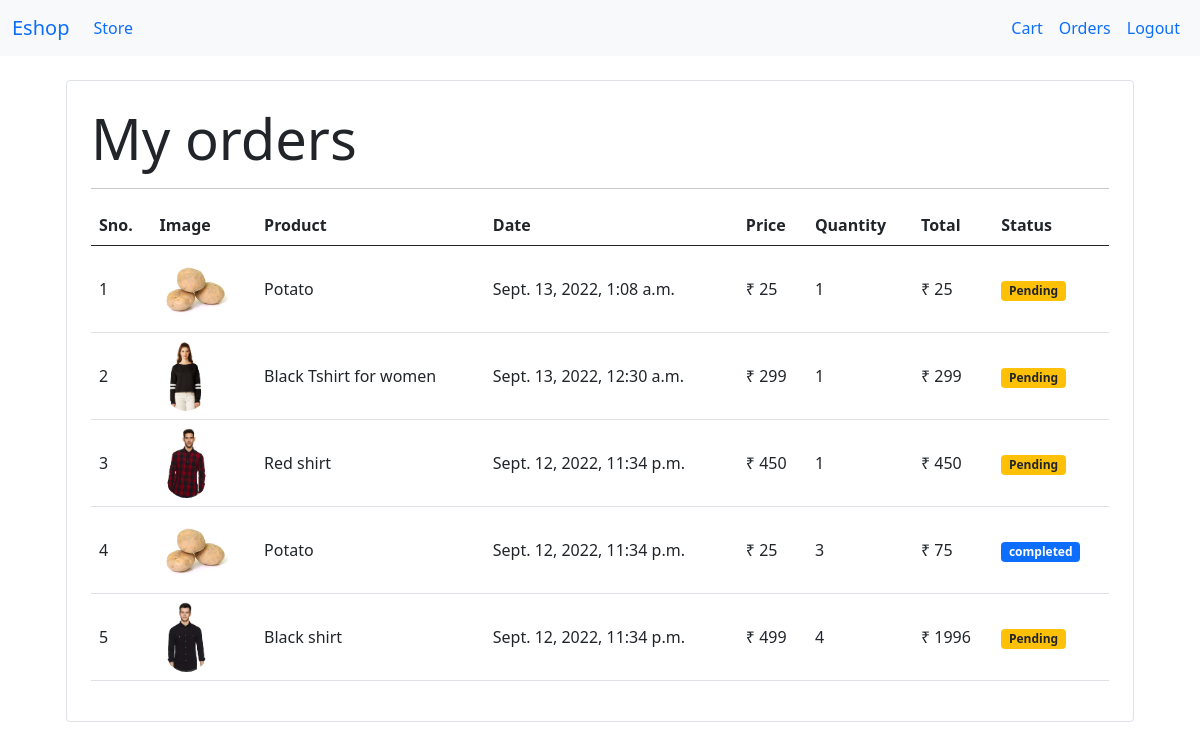
Screenshot of /orders (signed in) with the database file from the repository.
### store/models.py (models this page shows, shortened)
class Orders(models.Model):
    product = models.ForeignKey("Product", on_delete=models.CASCADE)
    customer = models.ForeignKey("Customer", on_delete=models.CASCADE)
    quantity = models.IntegerField(default=1)
    price = models.IntegerField()
    address = models.CharField(max_length=500)
    mobile = models.CharField(max_length=500)
    date = models.DateTimeField(default= datetime.today )
    completed = models.BooleanField(default=False)
    @staticmethod
    def Orders_by_customerID(customer_id):
        return Orders.objects.filter(customer = customer_id).order_by("-date")

class Product(models.Model):
    name = models.CharField(max_length=50)
    price = models.IntegerField(default=0)
    category = models.ForeignKey("Category" , on_delete=models.CASCADE, default=1)
    description = models.CharField(max_length=200, default='' , blank=True)
    image = models.ImageField(upload_to='uplodas/products/')

### store/views.py (the view)
# urls.py: path('orders', orders.as_view() , name="orders" )
class orders(View):
    @method_decorator(auth_middleware)
    def get(self , request):
        customer = request.session.get("customer")
        order_data = Orders.Orders_by_customerID(customer)
        return render(request , "orders.html" , {'order_data':order_data})

### store/templatetags/custom_filter.py (called while the page is built)
@register.filter(name="currency_convert")
def currency_convert(number):
    return "₹ "+ str(number)

@register.filter(name="multiply")
def multiply(number1 , number2):
    return number1 * number2

### store/templates/orders.html
{% extends 'base.html' %}
{% block content %}
  {% load cart %}
  {% load custom_filter %}
  <div class="container">
    <div class="border rounded p-4 m-4">
      <p class="display-4 pl-4 ml-4">My orders</p>
      <hr />
      <table class="table">
        <thead>
          <tr>
            <th>Sno.</th>
            <th>Image</th>
            <th>Product</th>
            <th>Date</th>
            <th>Price</th>
            <th>Quantity</th>
            <th>Total</th>
            <th>Status</th>
          </tr>
        </thead>
        <tbody>
          {% for order in order_data %}
            <tr>
              <td class="align-middle">{{ forloop.counter }}</td>
              <td>
                <img src="{{ order.product.image.url }} " class="rounded-circle align-middle" style="height: 70px;" alt="{{ product.name }}" />
              </td>
              <td class="align-middle">{{ order.product.name }}</td>
              <td class="align-middle">{{ order.date }}</td>
              <td class="align-middle">{{ order.price|currency_convert }}</td>
              <td class="align-middle">{{ order.quantity }}</td>
              <td class="align-middle">{{ order.price|multiply:order.quantity|currency_convert }}</td>
              {% if order.completed %}
              <td class="align-middle"><span class="badge bg-primary">completed</span></td>
              {% else %}
              <td class="align-middle"><span class="badge bg-warning text-dark">Pending</span></td>
              {% endif %}
            </tr>
            {% empty %}No record
          {% endfor %}
        </tbody>
      </table>
    </div>
  </div>
{% endblock %}

### rows the page displays
Orders: product.image (picture), product.name "Potato", date "Sept. 13, 2022, 1:08 a.m.", price "₹ 25", quantity "1", price|multiply "₹ 25", completed "Pending"
Orders: product.image (picture), product.name "Black Tshirt for women", date "Sept. 13, 2022, 12:30 a.m.", price "₹ 299", quantity "1", price|multiply "₹ 299", completed "Pending"
Orders: product.image (picture), product.name "Red shirt", date "Sept. 12, 2022, 11:34 p.m.", price "₹ 450", quantity "1", price|multiply "₹ 450", completed "Pending"
Orders: product.image (picture), product.name "Potato", date "Sept. 12, 2022, 11:34 p.m.", price "₹ 25", quantity "3", price|multiply "₹ 75", completed "completed"
Orders: product.image (picture), product.name "Black shirt", date "Sept. 12, 2022, 11:34 p.m.", price "₹ 499", quantity "4", price|multiply "₹ 1996", completed "Pending"
